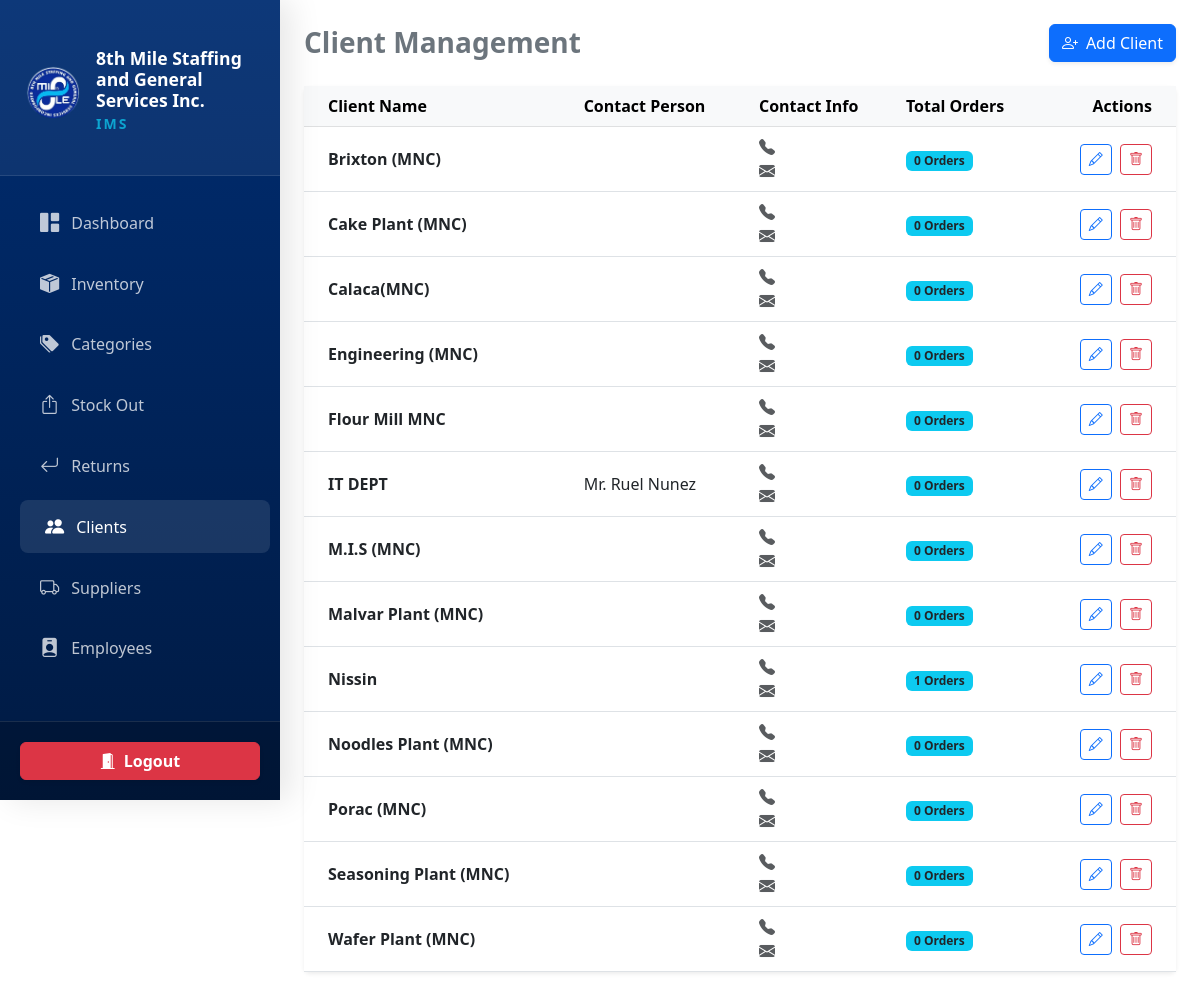
/clients.php (signed in), run on an earlier commit of the app's database.
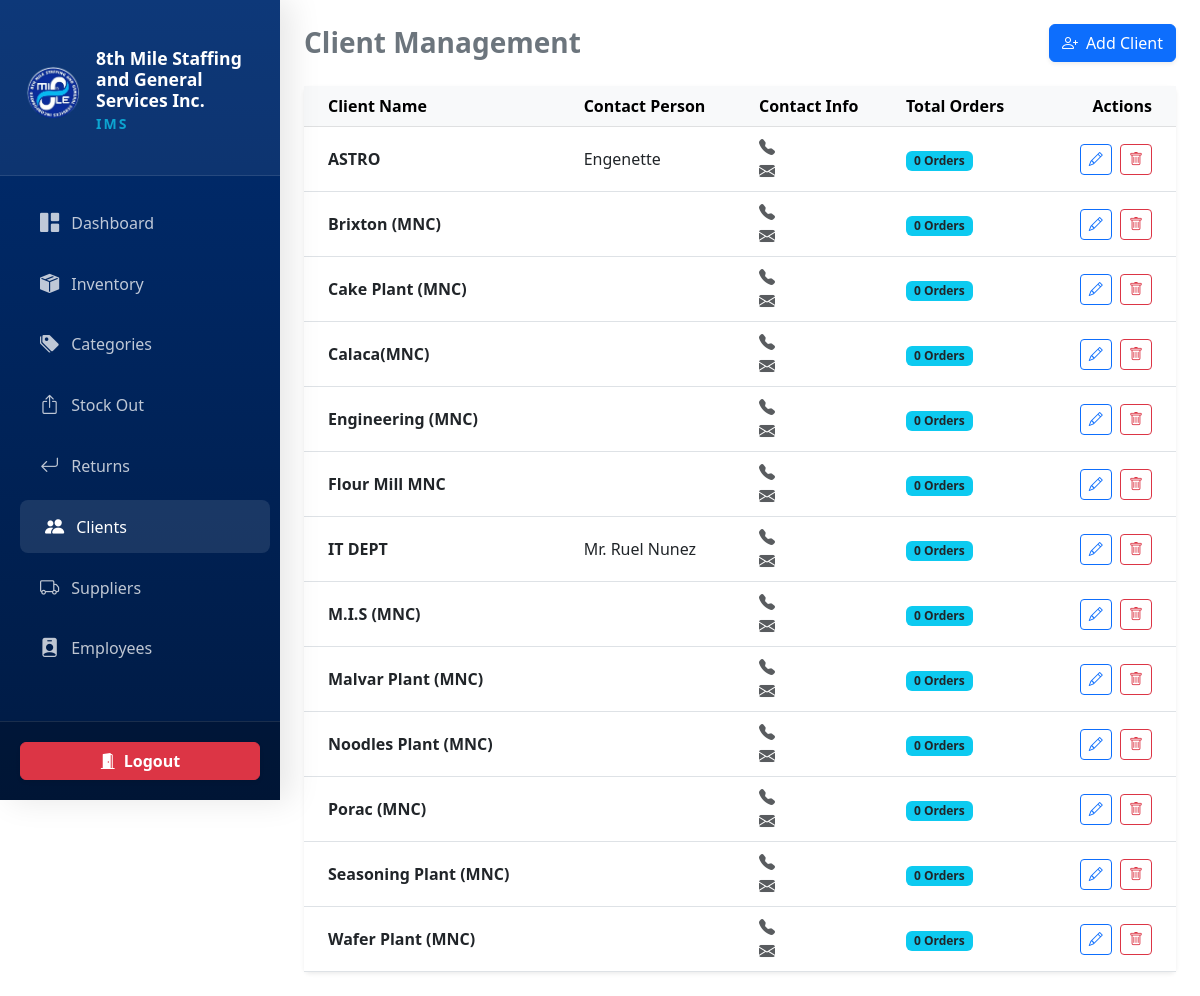
And on a later commit of the database.
### tables this page shows
CREATE TABLE `clients` (
  `id` int(11) NOT NULL,
  `client_name` varchar(150) NOT NULL,
  `contact_person` varchar(100) DEFAULT NULL,
  `email` varchar(100) DEFAULT NULL,
  `phone` varchar(20) DEFAULT NULL,
  `address` text DEFAULT NULL,
  `created_at` timestamp NOT NULL DEFAULT current_timestamp()
);

### clients.php (the view, shortened to what this page needs)
<?php
include('config.php');
$query = "SELECT c.*, COUNT(s.id) as total_orders
          FROM clients c
          LEFT JOIN stock_out s ON c.id = s.ClientID
          GROUP BY c.id
          ORDER BY c.client_name ASC";
$result = mysqli_query($conn, $query);
?>
<!DOCTYPE html>
<html lang="en">
<head>
    <link href="https://cdn.jsdelivr.net/npm/bootstrap@5.3.0/dist/css/bootstrap.min.css" rel="stylesheet">
    <link rel="stylesheet" href="https://cdn.jsdelivr.net/npm/bootstrap-icons@1.11.1/font/bootstrap-icons.css">
</head>
<body>
    <?php include('sidebar.php'); ?>
    <main id="main-content" class="p-3 p-md-4">
        <div class="d-flex flex-wrap justify-content-between align-items-center mb-4 animate-slide-in gap-3">
            <h3 class="fw-bold text-secondary mb-0">Client Management</h3>
            <button class="btn btn-primary shadow-sm hover-scale" data-bs-toggle="modal" data-bs-target="#addClientModal">
                <i class="bi bi-person-plus me-2"></i>Add Client
            </button>
        </div>
        <div class="card shadow-sm border-0">
            <div class="card-body p-0">
                <div class="table-responsive">
                    <table class="table table-hover align-middle mb-0">
                        <thead class="table-light">
                            <tr>
                                <th class="ps-4">Client Name</th>
                                <th>Contact Person</th>
                                <th>Contact Info</th>
                                <th>Total Orders</th>
                                <th class="text-end pe-4">Actions</th>
                            </tr>
                        </thead>
                        <tbody>
                            <?php if($result && mysqli_num_rows($result) > 0): ?>
                                <?php while($row = mysqli_fetch_assoc($result)): ?>
                                <tr>
                                    <td class="ps-4 fw-bold"><?php echo htmlspecialchars($row['client_name'] ?? 'N/A'); ?></td>
                                    <td><?php echo htmlspecialchars($row['contact_person'] ?? 'N/A'); ?></td>
                                    <td>
                                        <i class="bi bi-telephone-fill text-muted me-1"></i> <?php echo htmlspecialchars($row['phone'] ?? ''); ?><br>
                                        <i class="bi bi-envelope-fill text-muted me-1"></i> <small class="text-muted"><?php echo htmlspecialchars($row['email'] ?? ''); ?></small>
                                    </td>
                                    <td>
                                        <span class="badge bg-info text-dark px-2 py-1"><?php echo $row['total_orders']; ?> Orders</span>
                                    </td>
                                    <td class="text-end pe-4">
                                        <button class="btn btn-sm btn-outline-primary me-1" onclick="editClient(<?php echo $row['id']; ?>)">
                                            <i class="bi bi-pencil"></i>
                                        </button>
                                        <a href="delete_client.php?id=<?php echo $row['id']; ?>" class="btn btn-sm btn-outline-danger" onclick="return confirm('Are you sure you want to delete this client?');">
                                            <i class="bi bi-trash"></i>
                                        </a>
                                    </td>
                                </tr>
                                <?php endwhile; ?>
                            <?php else: ?>
                                <tr>
                                    <td colspan="5" class="text-center py-4 text-muted">No clients found.</td>
                                </tr>
                            <?php endif; ?>
                        </tbody>
                    </table>
                </div>
            </div>
        </div>
    </main>
</body>
</html>

### sidebar.php (shortened to what this page needs)
<?php
$current_page = basename($_SERVER['PHP_SELF']);
?>
<link rel="stylesheet" href="https://cdn.jsdelivr.net/npm/bootstrap-icons@1.11.0/font/bootstrap-icons.css">
<nav id="sidebar">
    <div class="sidebar-brand">
        <div class="d-flex align-items-center gap-3 text-start mt-2">
            <img src="8thmile_logo.png" alt="8th Mile Logo" class="brand-logo">
            <div>
                <h4 class="fw-bold mb-0 tracking-wide" style="font-size: 1.1rem;">8th Mile Staffing and General Services Inc.</h4>
                <span class="small text-info opacity-75 text-uppercase fw-semibold tracking-wider" style="letter-spacing: 2px;">IMS</span>
            </div>
        </div>
    </div>
    <div class="nav flex-column mt-3">
        <a href="dashboard.php" class="nav-link <?php echo ($current_page == 'dashboard.php') ? 'active' : ''; ?>">
            <i class="bi bi-grid-1x2-fill"></i> Dashboard
        </a>
        <a href="inventory.php" class="nav-link <?php echo ($current_page == 'inventory.php') ? 'active' : ''; ?>">
            <i class="bi bi-box-seam-fill"></i> Inventory
        </a>
        <a href="categories.php" class="nav-link <?php echo ($current_page == 'categories.php') ? 'active' : ''; ?>">
            <i class="bi bi-tags-fill"></i> Categories
        </a>
        <a href="stock_out.php" class="nav-link <?php echo ($current_page == 'stock_out.php') ? 'active' : ''; ?>">
            <i class="bi bi-box-arrow-up"></i> Stock Out
        </a>
        <a href="returns.php" class="nav-link <?php echo ($current_page == 'returns.php' || $current_page == 'archived_returns.php') ? 'active' : ''; ?>">
            <i class="bi bi-arrow-return-left"></i> Returns
        </a>
        <a href="clients.php" class="nav-link <?php echo ($current_page == 'clients.php') ? 'active' : ''; ?>">
            <i class="bi bi-people-fill"></i> Clients
        </a>
        <a href="suppliers.php" class="nav-link <?php echo ($current_page == 'suppliers.php') ? 'active' : ''; ?>">
            <i class="bi bi-truck"></i> Suppliers
        </a>
        <a href="employees.php" class="nav-link <?php echo ($current_page == 'employees.php') ? 'active' : ''; ?>">
            <i class="bi bi-person-badge-fill"></i> Employees
        </a>
    </div>
    <div class="logout-container">
        <a href="#" class="btn btn-danger w-100 fw-bold shadow-sm d-flex align-items-center justify-content-center gap-2"
           data-bs-toggle="modal"
           data-bs-target="#logoutConfirmModal">
            <i class="bi bi-door-open-fill"></i> Logout
        </a>
    </div>
</nav>

### clients.php (style rules this page uses)
#main-content { transition: margin-left 0.3s; width: 100%; overflow-x: hidden; }
@media (min-width: 992px) { #main-content { margin-left: 280px; width: calc(100% - 280px); } }

### sidebar.php (style rules this page uses)
:root { --8th-blue: #002d72; --8th-blue-light: #003d9a; --8th-accent: #66b2ff; --sidebar-width: 280px; }
* { transition: all 0.2s ease-in-out; }
#sidebar { width: var(--sidebar-width); height: 100vh; position: fixed; background: linear-gradient(180deg, var(--8th-blue) 0%, #001a42 100%); color: white; display: flex; flex-direction: column; z-index: 1000; left: 0; top: 0; box-shadow: 10px 0 30px rgba(0,0,0,0.1); overflow-y: auto; }
.sidebar-brand { padding: 40px 25px; background: rgba(255, 255, 255, 0.05); border-bottom: 1px solid rgba(255,255,255,0.1); position: relative; }
.brand-logo { width: 55px; height: 55px; object-fit: contain; flex-shrink: 0; }
.nav-link { color: rgba(255, 255, 255, 0.75); padding: 12px 25px; margin: 4px 15px; border-radius: 8px; display: flex; align-items: center; gap: 12px; font-weight: 500; text-decoration: none; }
.nav-link:hover, .nav-link.active { color: white; background: rgba(255, 255, 255, 0.1); transform: translateX(5px); }
.nav-link i { font-size: 1.2rem; }
.logout-container { padding: 20px; border-top: 1px solid rgba(255,255,255,0.1); background: rgba(0,0,0,0.2); margin-top: auto; }

What changed in the data, as far as the page shows it:
removed clients: client_name "Nissin", total_orders "1"
added clients: client_name "ASTRO", contact_person "Engenette", total_orders "0"
